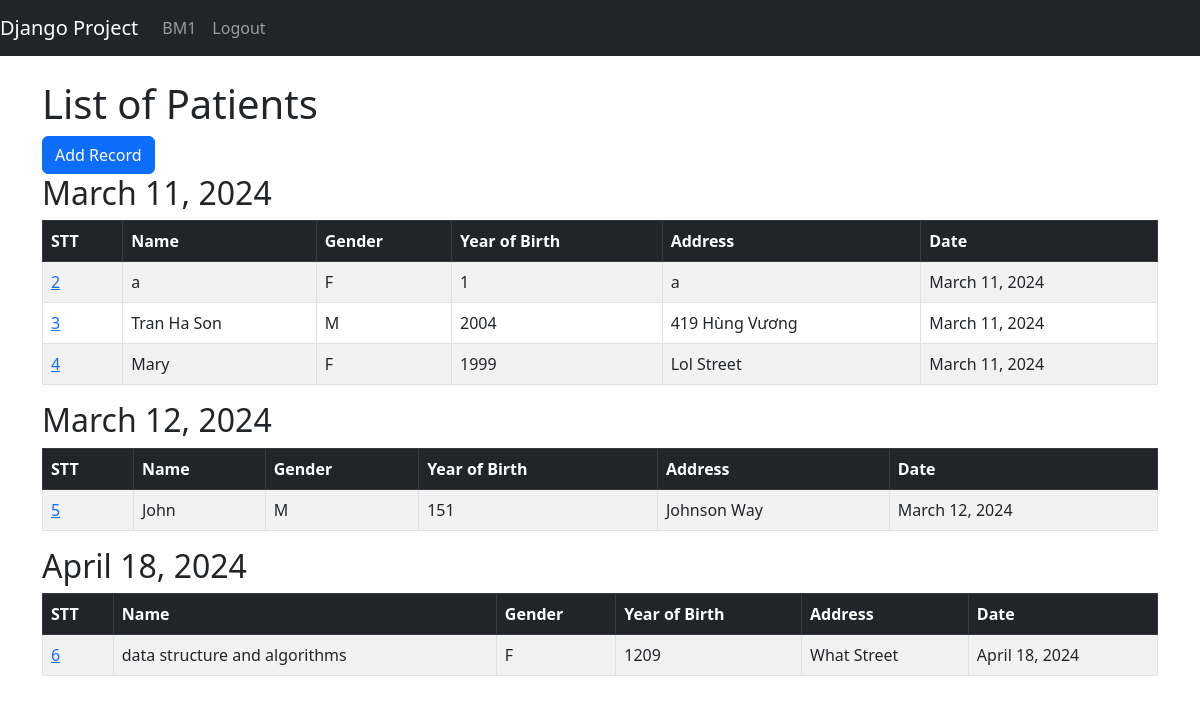
The app's page /record_all/ (signed in) with its own data.
### myapp/models.py (models this page shows)
class PatientRecord(models.Model):
	name = models.CharField(max_length = 100)
	gender = models.CharField(max_length = 100)
	year = models.IntegerField()
	addr = models.CharField(max_length = 100)
	date = models.DateField(default='2024-01-01')

### myapp/views.py (the view)
# urls.py: path("record_all/",views.record_all, name = "record_all"),
def record_all(request):
	if request.user.is_authenticated:
		records = PatientRecord.objects.all()
		return render(request, 'record_all.html',{'records':records})

### myapp/templates/record_all.html (shortened to what this page needs)
{% extends "base.html" %}
{% block content %}
<h1>List of Patients</h1>
<a href="{% url 'add_record' %}" class="btn btn-primary" role="button">Add Record</a>
{% regroup records by date as date_list %}
{% for date in date_list %}
  <h2>{{ date.grouper }}</h2>
  <table class="table table-striped table-hover table-bordered">
    <thead class="table-dark">
      <tr>
        <th scope="col">STT</th>
        <th scope="col">Name</th>
        <th scope="col">Gender</th>
        <th scope="col">Year of Birth</th>
        <th scope="col">Address</th>
        <th scope="col">Date</th>
      </tr>
    </thead>
    <tbody>
      {% for record in date.list %}
      <tr>
        <td><a href="{% url 'record' record.id %}">{{ record.id }}</a></td>
        <td>{{ record.name }}</td>
        <td>{{ record.gender }}</td>
        <td>{{ record.year }}</td>
        <td>{{ record.addr }}</td>
        <td>{{ record.date }}</td>
      </tr>
      {% endfor %}
    </tbody>
  </table>
{% endfor %}
{% endblock %}

### myapp/templates/base.html (shortened to what this page needs)
<!doctype html>
<html lang="en">
  <head>
    <link href="https://cdn.jsdelivr.net/npm/bootstrap@5.3.0-alpha1/dist/css/bootstrap.min.css" rel="stylesheet">
  </head>
  <body>
    {% include 'navbar.html' %}
    <div class="container">
      <br/>
      {% block content %}
      {% endblock%}
    </div>
  </body>
</html>

### myapp/templates/navbar.html (shortened to what this page needs)
<nav class="navbar navbar-expand-lg navbar-dark bg-dark">
    <a class="navbar-brand" href="{% url 'home' %}">Django Project</a>
    <div class="collapse navbar-collapse" id="navbarSupportedContent">
      <ul class="navbar-nav mr-auto">
        {% if user.is_authenticated %}
        <li class="nav-item">
            <a class="nav-link" href="{% url 'record_all' %}">BM1</a>
          </li>
        <li class="nav-item">
          <a class="nav-link" href="{% url 'logout' %}">Logout</a>
        </li>
        {% endif %}
      </ul>
    </div>
  </nav>

### records on screen
PatientRecord: grouper "March 11, 2024", id "2", name "a", gender "F", year "1", addr "a", date "March 11, 2024"
PatientRecord: id "3", name "Tran Ha Son", gender "M", year "2004", addr "419 Hùng Vương", date "March 11, 2024"
PatientRecord: id "4", name "Mary", gender "F", year "1999", addr "Lol Street", date "March 11, 2024"
PatientRecord: grouper "March 12, 2024", id "5", name "John", gender "M", year "151", addr "Johnson Way", date "March 12, 2024"
PatientRecord: grouper "April 18, 2024", id "6", name "data structure and algorithms", gender "F", year "1209", addr "What Street", date "April 18, 2024"
